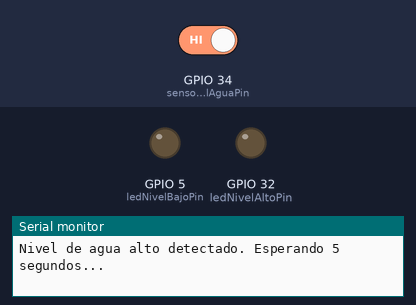
The sketch below on a simulated ESP32. On the bench: output pins drawn as LEDs (lit = HIGH), the last lines printed to the serial monitor. The inputs (shaded band) are chosen by the test bench; at power-on: GPIO 34 (sensorNivelAguaPin) HIGH.

Above: at 1.8 s.
1.9 s: GPIO 34 (sensorNivelAguaPin) driven LOW
At 2.5 s:
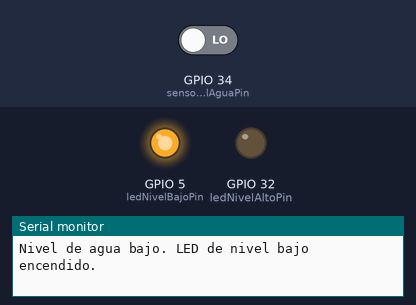
3.5 s: GPIO 34 (sensorNivelAguaPin) driven HIGH
At 9.9 s:
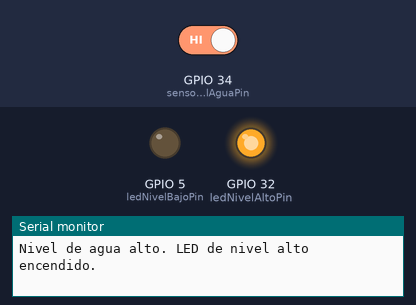
Timing chart, 0 to 11.4 s (numbered marks = the images above; inputs shaded):
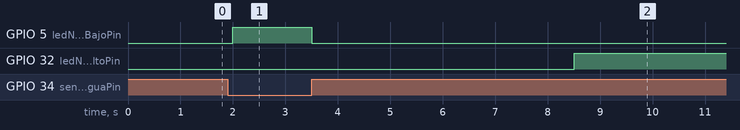

The sketch:

RutiSenAgua.ino
```cpp
// Definición de pines
const int sensorNivelAguaPin = 34;  // Pin del sensor de nivel de agua
const int ledNivelBajoPin = 5;     // LED para nivel bajo
const int ledNivelAltoPin = 32;     // LED para nivel alto

// Variable para almacenar el tiempo cuando se detecta el nivel alto
unsigned long tiempoInicioNivelAlto = 0;
// Variable para controlar si el temporizador de 5 segundos ya se ha iniciado
bool nivelAltoDetectado = false;

void setup() {
  // Configurar los pines de los LEDs como salida
  pinMode(ledNivelBajoPin, OUTPUT);
  pinMode(ledNivelAltoPin, OUTPUT);

  // Configurar el pin del sensor como entrada
  pinMode(sensorNivelAguaPin, INPUT);

  // Inicializar LEDs apagados
  digitalWrite(ledNivelBajoPin, LOW);
  digitalWrite(ledNivelAltoPin, LOW);

  Serial.begin(115200);  // Iniciar comunicación serial para monitorear datos
}

void loop() {
  // Leer el valor del sensor de nivel de agua
  int nivelAgua = digitalRead(sensorNivelAguaPin);

  // Si el nivel de agua está bajo (sensor no detecta agua)
  if (nivelAgua == LOW) {
    // Reiniciar el temporizador
    tiempoInicioNivelAlto = 0;
    nivelAltoDetectado = false;

    // Encender LED de nivel bajo y apagar LED de nivel alto
    digitalWrite(ledNivelBajoPin, HIGH);
    digitalWrite(ledNivelAltoPin, LOW);
    Serial.println("Nivel de agua bajo. LED de nivel bajo encendido.");
  }
  // Si el nivel de agua está alto (sensor detecta agua)
  else {
    // Apagar el LED de nivel bajo
    digitalWrite(ledNivelBajoPin, LOW);

    // Si el nivel de agua ha sido detectado como alto y no se ha iniciado el temporizador
    if (!nivelAltoDetectado) {
      // Registrar el tiempo cuando se detecta nivel alto
      tiempoInicioNivelAlto = millis();
      nivelAltoDetectado = true;
      Serial.println("Nivel de agua alto detectado. Esperando 5 segundos...");
    }

    // Verificar si han pasado 5 segundos desde que se detectó el nivel alto
    if (nivelAltoDetectado && (millis() - tiempoInicioNivelAlto >= 5000)) {
      // Encender el LED de nivel alto después de 5 segundos
      digitalWrite(ledNivelAltoPin, HIGH);
      Serial.println("Nivel de agua alto. LED de nivel alto encendido.");
    }
  }

  delay(500);  // Retardo para estabilizar las lecturas
}
```

Measured:
- after the input at 1.9 s, GPIO 5 (ledNivelBajoPin): LOW → HIGH after 0.10 s
- after the input at 3.5 s, GPIO 5 (ledNivelBajoPin): HIGH → LOW at once; GPIO 32 (ledNivelAltoPin): LOW → HIGH after 5.0 s
